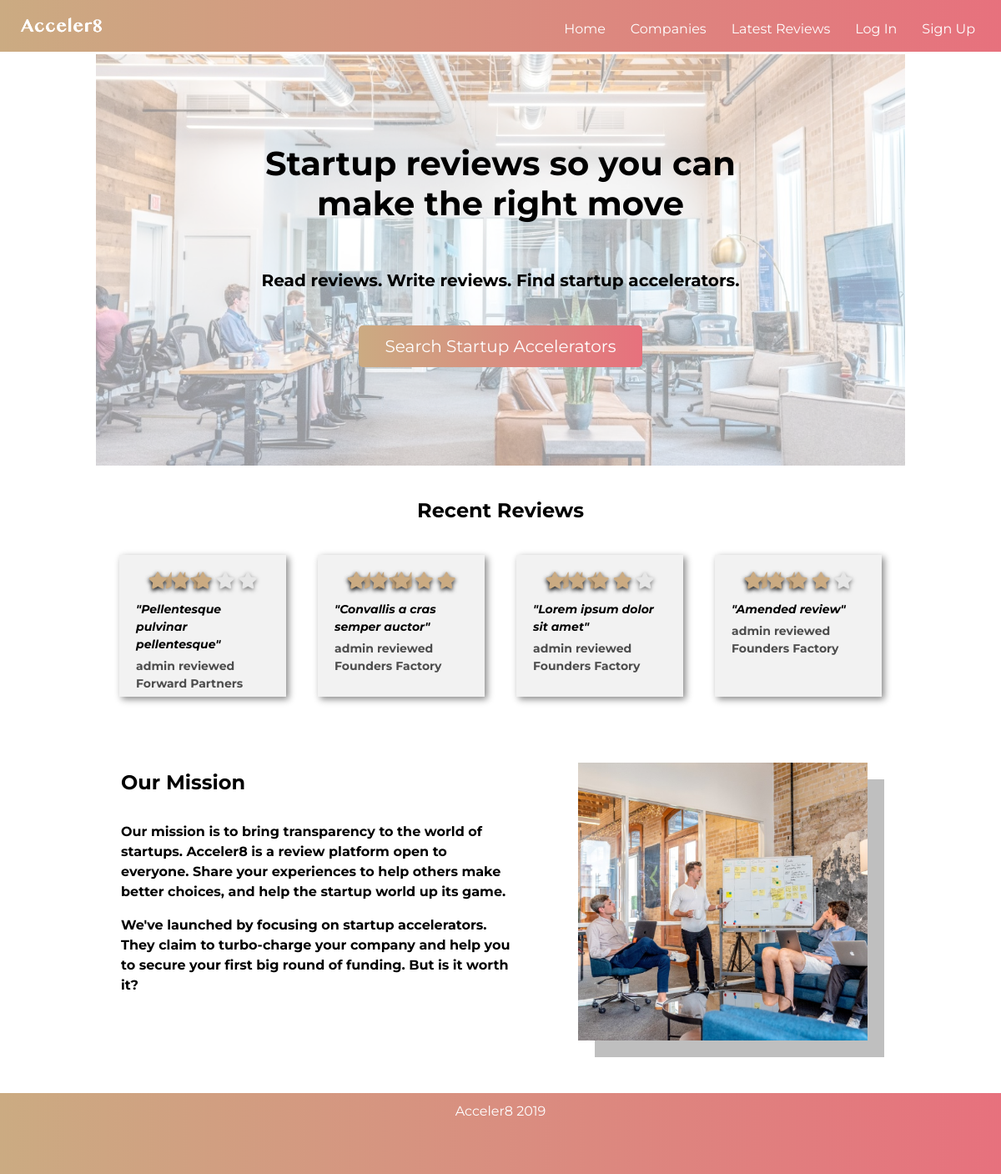
/, run on an earlier commit of the app's database.
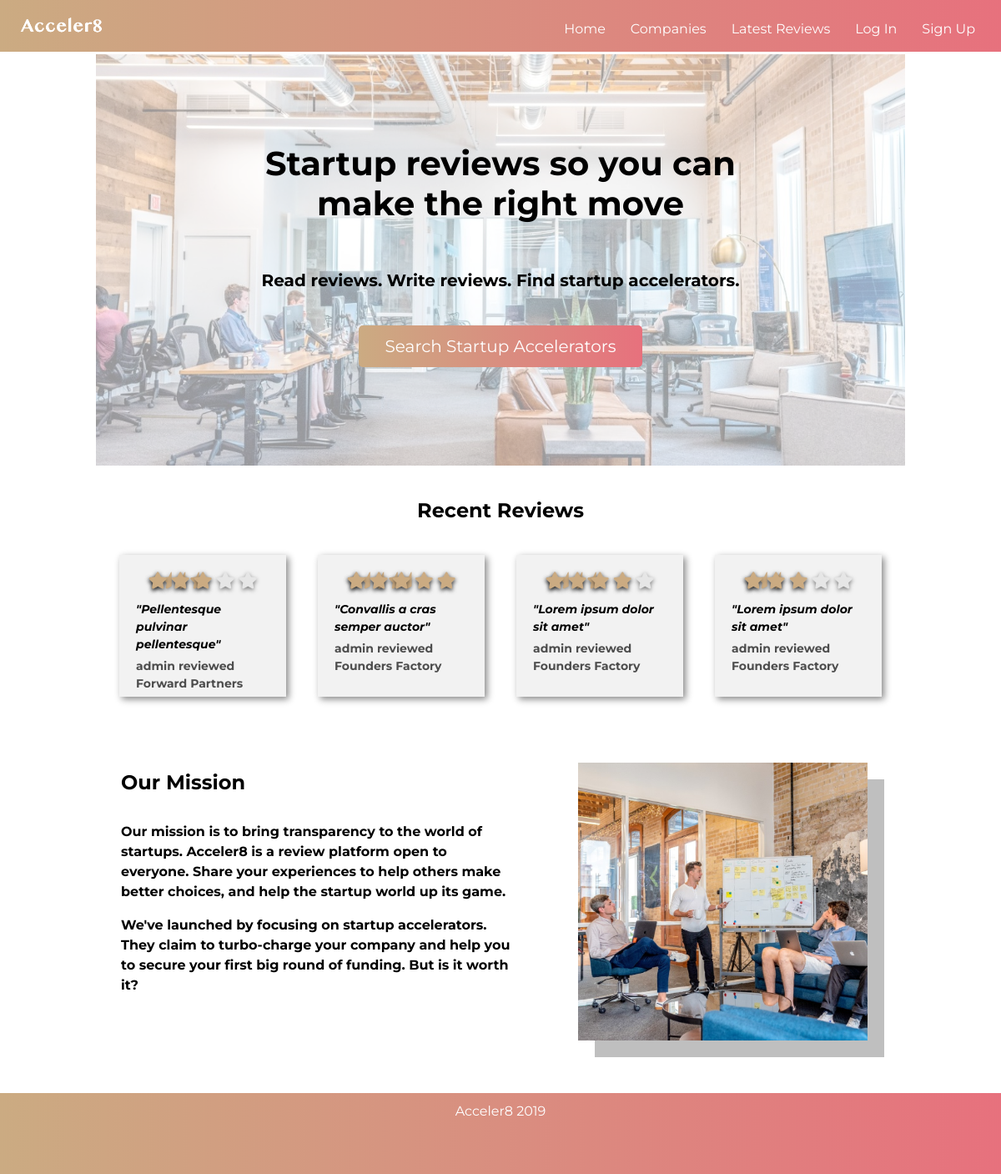
And on a later commit of the database.
### reviews/models.py (models this page shows, shortened)
class Review(models.Model):
    RATINGS = (
        ('1', '1'),
        ('2', '2'),
        ('3', '3'),
        ('4', '4'),
        ('5', '5'),
    )
    subject = models.ForeignKey(Accelerator, on_delete=models.CASCADE, blank=False)
    title = models.CharField(max_length=200, blank=False)
    author = models.ForeignKey(User, on_delete=models.CASCADE, blank=False)
    feedback = models.TextField(blank=False)
    date_posted = models.DateTimeField(default=timezone.now)
    mentorship = models.CharField(choices=RATINGS, blank=False, max_length=1, default='1')
    hiring = models.CharField(choices=RATINGS, blank=False, max_length=1, default='1')
    community = models.CharField(choices=RATINGS, blank=False, max_length=1, default='1')
    fundraising = models.CharField(choices=RATINGS, blank=False, max_length=1, default='1')
    corporate_dev = models.CharField(choices=RATINGS, blank=False, max_length=1, default='1')
    overall = models.DecimalField(decimal_places=2, max_digits=3)

class Accelerator(models.Model):
    name = models.CharField(max_length=100)
    website = models.CharField(max_length=100)
    locations = models.CharField(max_length=100)
    bio = models.TextField()
    sector_focus = models.CharField(max_length=100)
    stage = models.CharField(max_length=100)
    deal = models.CharField(max_length=200)
    duration = models.CharField(max_length=100)
    avg_rating = models.DecimalField(decimal_places=2, max_digits=3)
    avg_mentorship = models.DecimalField(decimal_places=2, max_digits=3)
    avg_hiring = models.DecimalField(decimal_places=2, max_digits=3)
    avg_community = models.DecimalField(decimal_places=2, max_digits=3)
    avg_fundraising = models.DecimalField(decimal_places=2, max_digits=3)
    avg_corporate = models.DecimalField(decimal_places=2, max_digits=3)
    author = models.ForeignKey(User, on_delete=models.CASCADE, default='admin')
    logo = models.ImageField(upload_to='logos')
    def __str__(self):
        return self.name
    @property
    def avg_rating(self):
        quantity = Review.objects.filter(subject=self)
        overall_result = Review.objects.filter(subject=self).aggregate(avg_rating=Avg('overall'))['avg_rating']
        return overall_result if len(quantity) > 0 else 0
    @property
    def avg_mentorship(self):
        quantity = Review.objects.filter(subject=self)
        if len(quantity) > 0:
            mentorship_result = Review.objects.filter(subject=self).aggregate(avg_mentorship=Avg('mentorship'))['avg_mentorship']
        else:
            mentorship_result = 0
        return mentorship_result
    @property
    def avg_hiring(self):
        quantity = Review.objects.filter(subject=self)
        if len(quantity) > 0:
            hiring_result = Review.objects.filter(subject=self).aggregate(avg_hiring=Avg('hiring'))['avg_hiring']
        else:
            hiring_result = 0
        return hiring_result
    @property
    def avg_community(self):
        quantity = Review.objects.filter(subject=self)
        if len(quantity) > 0:
            community_result = Review.objects.filter(subject=self).aggregate(avg_community=Avg('community'))['avg_community']
        else:
            community_result = 0
        return community_result
    @property
    def avg_fundraising(self):
        quantity = Review.objects.filter(subject=self)
        if len(quantity) > 0:
            fundraising_result = Review.objects.filter(subject=self).aggregate(avg_fundraising=Avg('fundraising'))['avg_fundraising']
        else:
            fundraising_result = 0
        return fundraising_result
    @property
    def avg_corporate(self):
        quantity = Review.objects.filter(subject=self)
        if len(quantity) > 0:
            corporate_result = Review.objects.filter(subject=self).aggregate(avg_corporate=Avg('corporate'))['avg_corporate']
        else:
            corporate_result = 0
        return corporate_result

### accounts/views.py (the view)
# urls.py: path('', views.index, name='index'),
def index(request):
    reviews = Review.objects.all().order_by('-date_posted')[:4]
    context = {
        'reviews': reviews,
    }
    return render(request, 'accounts/index.html', context)

### accounts/templates/accounts/index.html (shortened to what this page needs)
{% extends 'accounts/base.html' %}
{% block content %}
    <div class="container">
        <div class="banner-header">
            <img src="../static/img/acceler8_1.jpg" id="acc-banner-img">
            <div class="header-container">
                <h1><b>Startup reviews so you can make the right move</b></h1>
                <br>
                <br>
                <h5><b>Read reviews. Write reviews. Find startup accelerators.</b></h5>
                <br>
                <a class="btn" id="company-index" href="{% url 'accelerators' %}"><span>Search Startup Accelerators </span></a>
            </div>
        </div>
        {% if reviews %}
        <div class="reviews-title">
            <h4><b>Recent Reviews</b></h4>
        </div>
        <div class="recent-reviews">
            {% for review in reviews %}
                <a href="{% url 'review_detail' review.pk %}" style="text-decoration:none;">
                    <div class="review-box">
                        <div class="emptyStarsMini">
                            <i class="fa fa-star" id="emptyStarMini1"></i>
                            <i class="fa fa-star" id="emptyStarMini2"></i>
                            <i class="fa fa-star" id="emptyStarMini3"></i>
                            <i class="fa fa-star" id="emptyStarMini4"></i>
                            <i class="fa fa-star" id="emptyStarMini5"></i>
                        </div>
                        <div class="halfStarsMini">
                            <i class="fas fa-star-half" id="halfStarMini1"></i>
                            <i class="fas fa-star-half" {% if review.overall < 1.25 %} style="display:none;" {% endif %} id="halfStarMini2"></i>
                            <i class="fas fa-star-half" {% if review.overall < 2.25 %} style="display:none;" {% endif %} id="halfStarMini3"></i>
                            <i class="fas fa-star-half" {% if review.overall < 3.25 %} style="display:none;" {% endif %} id="halfStarMini4"></i>
                            <i class="fas fa-star-half" {% if review.overall < 4.25 %} style="display:none;" {% endif %} id="halfStarMini5"></i>
                        </div>
                        <div class="fullStarsMini">
                            <i class="fa fa-star" id="fullStarMini1"></i>
                            <i class="fa fa-star" {% if review.overall < 1.75 %} style="display:none;" {% endif %} id="fullStarMini2"></i>
                            <i class="fa fa-star" {% if review.overall < 2.75 %} style="display:none;" {% endif %} id="fullStarMini3"></i>
                            <i class="fa fa-star" {% if review.overall < 3.75 %} style="display:none;" {% endif %} id="fullStarMini4"></i>
                            <i class="fa fa-star" {% if review.overall < 4.75 %} style="display:none;" {% endif %} id="fullStarMini5"></i>
                        </div>
                        <p class="review-title"><b><i>"{{ review.title }}"</i></b></p>
                        <p class="review-author"><b>{{ review.author }} reviewed {{ review.subject }}</b></p>
                    </div>
                </a>
            {% endfor %}
        </div>
        {% else %}
        <br>
        <br>
        {% endif %}
        <div class="mission">
            <div class="mission-text">
                <h4><b>Our Mission</b></h4>
                <br>
                <p><b>Our mission is to bring transparency to the world of startups. Acceler8 is a review platform open to everyone. Share your
                    experiences to help others make better choices, and help the startup world up its game.</b></p>
                <p><b>We've launched by focusing on startup accelerators. They claim to turbo-charge your company and help you to secure your
                    first big round of funding. But is it worth it?</b></p>
            </div>
            <div class="mission-img">
                <img src="../static/img/acceler8_2.jpg" id="acc-mission-img">
            </div>
        </div>
    </div>
{% endblock %}

What changed in the data, as far as the page shows it:
removed Review: overall 4 (drawn), title "Amended review", author "admin", subject "Founders Factory"
now on this page (row edited): Review: overall 3.2 (drawn), title "Lorem ipsum dolor sit amet", author "admin", subject "Founders Factory"
